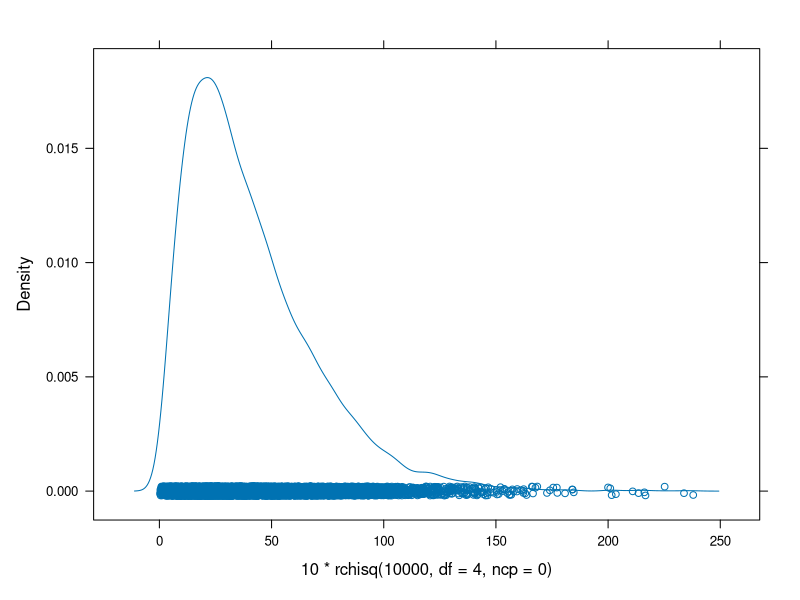
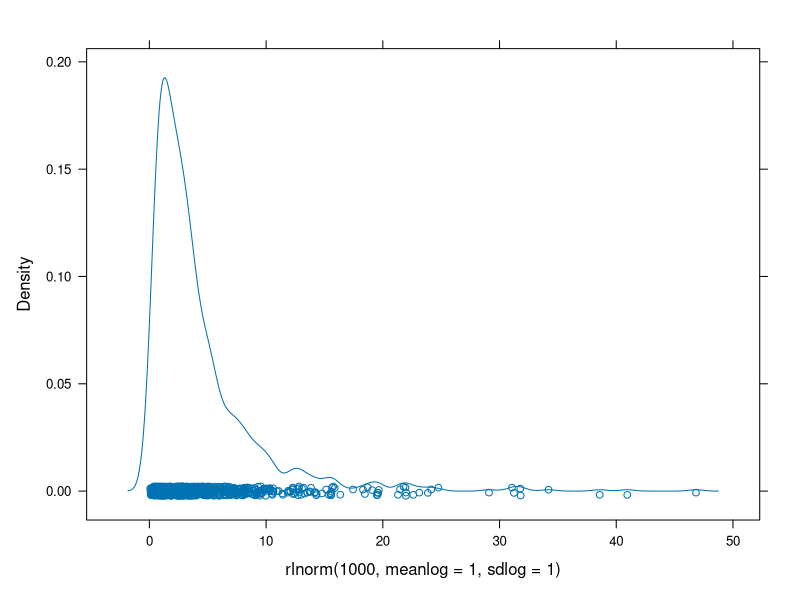
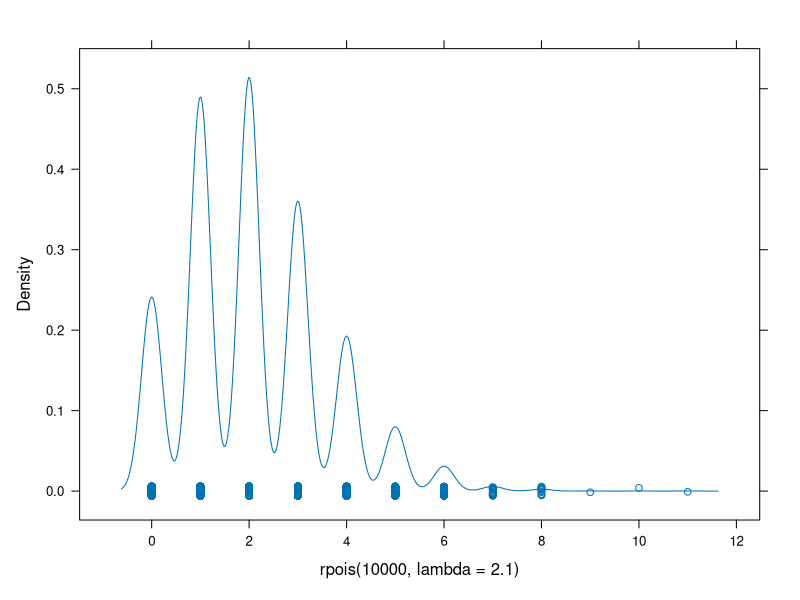
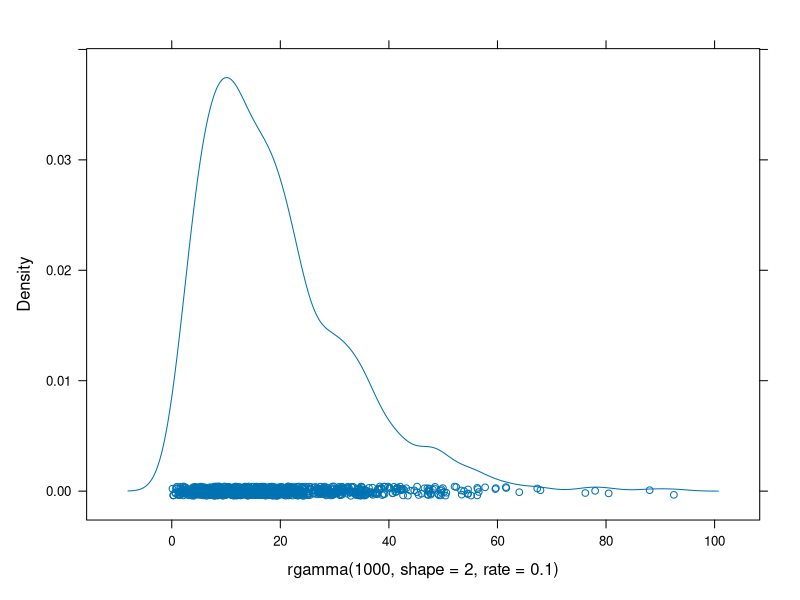

Write R code to recreate these figures, in order.
library(lattice)

densityplot(10*rchisq(10000, df=4,ncp = 0))

?rlnorm()

densityplot(rlnorm(1000, meanlog = 1, sdlog = 1))
?rpois()

densityplot(rpois(10000, lambda = 2.1))
?rgamma()

densityplot(rgamma(1000, shape = 2, rate = .1))
mean(rgamma(1000, shape = 2, rate = .1))

rpois(1, 2.1)
